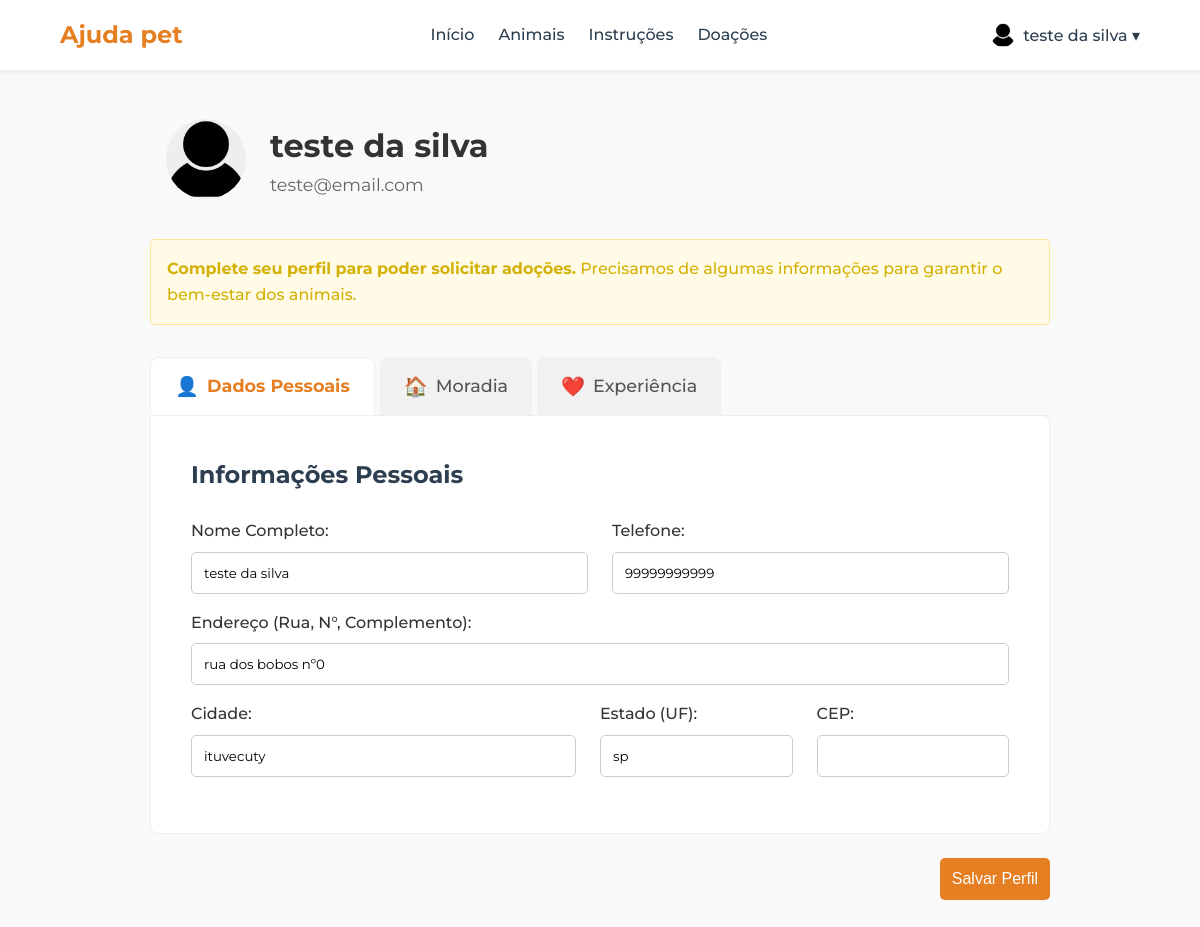
Page /perfil.php (signed in) on the earlier database version.
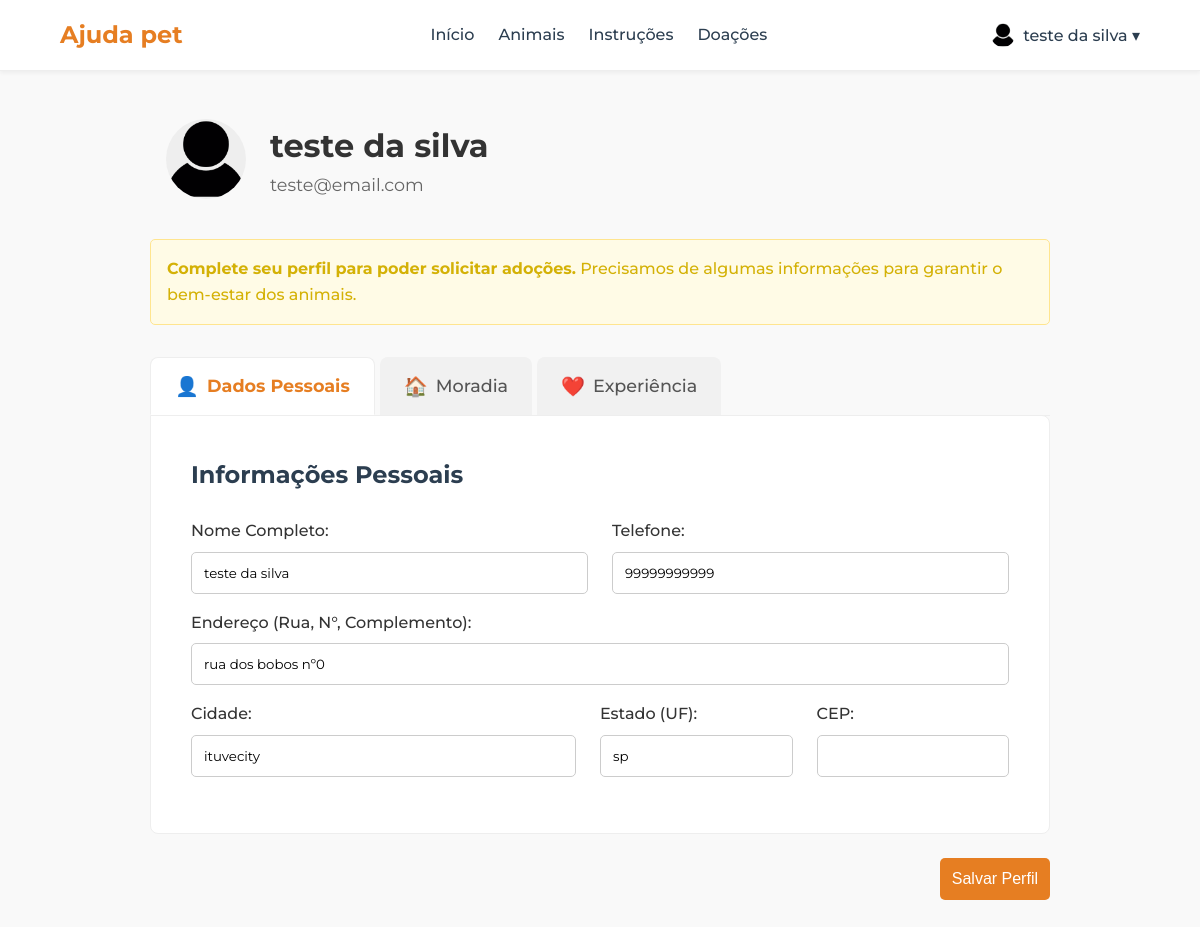
Same page on the later database version.
### tables this page shows
CREATE TABLE `solicitante` (
  `id` int(11) NOT NULL,
  `nome` varchar(255) NOT NULL,
  `cpf` varchar(14) NOT NULL,
  `email` varchar(255) NOT NULL,
  `senha` varchar(255) NOT NULL,
  `telefone` varchar(20) DEFAULT NULL,
  `endereco_completo` varchar(500) DEFAULT NULL,
  `cidade` varchar(100) DEFAULT NULL,
  `estado` varchar(2) DEFAULT NULL,
  `cep` varchar(10) DEFAULT NULL,
  `tipo_moradia` varchar(100) DEFAULT NULL,
  `possui_quintal` enum('Sim','Não') DEFAULT NULL,
  `ja_teve_pets` tinyint(1) DEFAULT NULL,
  `descricao_pets_anteriores` text DEFAULT NULL,
  `experiencia_animais` varchar(255) DEFAULT NULL,
  `disponibilidade_tempo` varchar(255) DEFAULT NULL,
  `motivacao_adotar` text DEFAULT NULL,
  `data_cadastro` timestamp NOT NULL DEFAULT current_timestamp(),
  `ativo` tinyint(1) DEFAULT 1
);

### perfil.php (the view, shortened to what the changed rows need)
<?php
require_once 'config/conexao.php';
$id_solicitante = $_SESSION['solicitante_id'];
try {
    $sql = "SELECT * FROM Solicitante WHERE id = ?";
    $stmt = $pdo->prepare($sql);
    $stmt->execute([$id_solicitante]);
    $solicitante = $stmt->fetch();
} catch (PDOException $e) {
    die("Erro ao buscar dados do perfil: " . $e->getMessage());
}
?>
<!DOCTYPE html>
<html lang="pt-BR">
<head>
    <link rel="stylesheet" href="assets/css/global.css">
    <link rel="stylesheet" href="assets/css/perfil.css">
</head>
<body>
    <main class="container perfil-page-container">
        <div class="profile-header">
            <div class="profile-info">
                <h2><?php echo htmlspecialchars($solicitante['nome']); ?></h2>
                <p><?php echo htmlspecialchars($solicitante['email']); ?></p>
            </div>
        </div>
        <form action="backend/processa_atualiza_perfil.php" method="POST">
            <div id="tab-pessoais" class="tab-content active">
                <div class="form-grid">
                    <div class="form-group">
                        <label for="nome">Nome Completo:</label>
                        <input type="text" id="nome" name="nome" value="<?php echo htmlspecialchars($solicitante['nome']); ?>">
                    </div>
                    <div class="form-group">
                        <label for="telefone">Telefone:</label>
                        <input type="tel" id="telefone" name="telefone" value="<?php echo htmlspecialchars($solicitante['telefone']); ?>">
                    </div>
                </div>
                <div class="form-group">
                    <label for="endereco_completo">Endereço (Rua, N°, Complemento):</label>
                    <input type="text" id="endereco_completo" name="endereco_completo" value="<?php echo htmlspecialchars($solicitante['endereco_completo']); ?>">
                </div>
                <div class="form-grid tres-colunas">
                    <div class="form-group">
                        <label for="cidade">Cidade:</label>
                        <input type="text" id="cidade" name="cidade" value="<?php echo htmlspecialchars($solicitante['cidade']); ?>">
                    </div>
                    <div class="form-group">
                        <label for="estado">Estado (UF):</label>
                        <input type="text" id="estado" name="estado" maxlength="2" value="<?php echo htmlspecialchars($solicitante['estado']); ?>">
                    </div>
                </div>
            </div>
        </form>
    </main>
</body>
</html>

Differences in the rows shown:
changed solicitante "teste da silva": cidade "ituvecuty" → "ituvecity"
